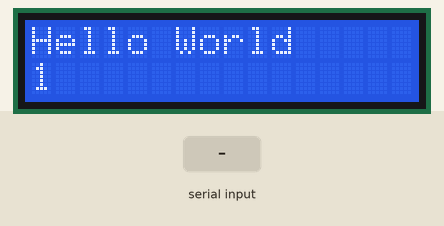
Recording of a sketch running on a simulated Arduino Uno, built with avr-gcc and run on an emulated ATmega328P. Parts: 16×2 character LCD. The inputs (shaded band) are chosen by the test bench.

Above: at 1.6 s.
1.7 s: "c" received over Serial
At 4.5 s:
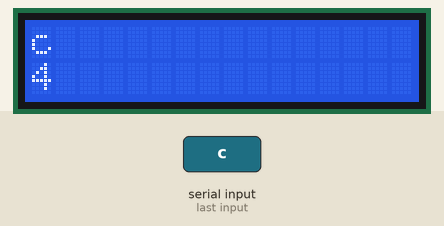
4.7 s: "C" received over Serial
At 7.5 s:
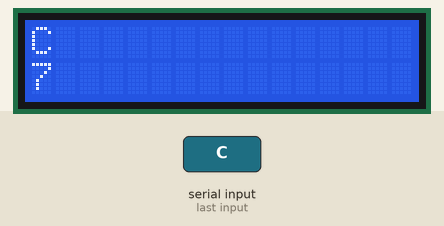
7.7 s: "r" received over Serial
At 10.5 s:
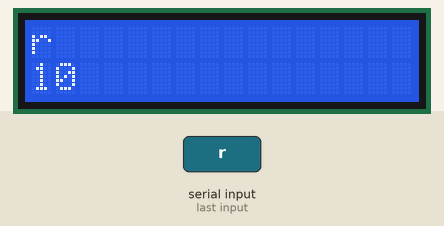
10.7 s: "R" received over Serial
At 13.5 s:
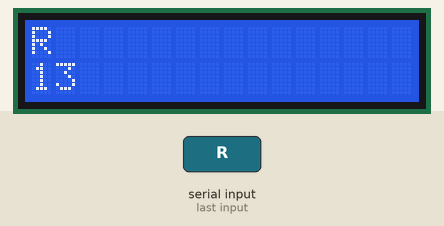
13.7 s: "m" received over Serial
At 16.5 s:
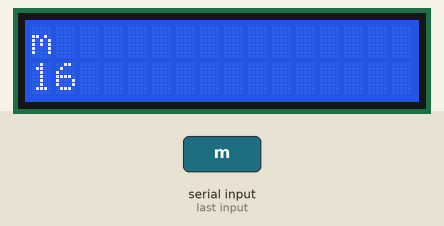
16.7 s: "M" received over Serial
At 18.8 s:
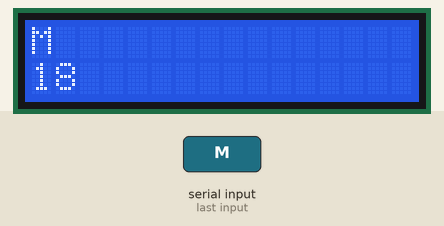
Timing chart, 0 to 20.3 s (numbered marks = the images above; inputs shaded):
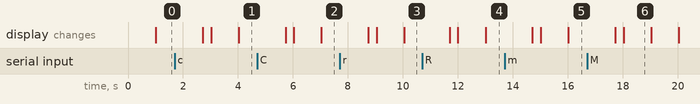

Measured:
- after the input at 1.7 s, the display: first changes after 1.0 s (image 1 shows a later state)
- after the input at 4.7 s, the display: first changes after 1.0 s (image 2 shows a later state)
- after the input at 7.7 s, the display: first changes after 1.0 s (image 3 shows a later state)
- after the input at 10.7 s, the display: first changes after 1.0 s (image 4 shows a later state)
- after the input at 13.7 s, the display: first changes after 1.0 s (image 5 shows a later state)
- after the input at 16.7 s, the display: first changes after 1.0 s (image 6 shows a later state)

The sketch:

HelloWorld.ino
```cpp
/*
 The circuit:
 * LCD RS pin to digital pin 12
 * LCD Enable pin to digital pin 11
 * LCD D4 pin to digital pin 5
 * LCD D5 pin to digital pin 4
 * LCD D6 pin to digital pin 3
 * LCD D7 pin to digital pin 2
 * LCD R/W pin to ground
 * LCD VSS pin to ground
 * LCD VCC pin to 5V
 * LCD VO pin to ground
 * LCD A pin to 5V
 * LCD K pin to ground
 */

#include <LiquidCrystal.h>

LiquidCrystal lcd(12, 11, 5, 4, 3, 2);

struct _message{
  String message;
  char command[2];
};

void stringToChar(String dataIn, char dataOut[], int lengthData){
  dataIn.toCharArray(dataOut, lengthData+1);
}

boolean isContainChar(char dataText[], char text){
  boolean isFound = false;
  for(int i=0;i<strlen(dataText);i++){
    if(dataText[i]==text){
      isFound=true;
      break;
    }
  }
  return isFound;
}

void splitCharCommand(char input[], char command[], char delimiter){
  int panjang = strlen(input);
  command[0] = input[panjang-1];
  command[1] = '\0';
}

_message *getData(String message){
  _message *data = NULL;

  int panjang = message.length();
  char buff[panjang+1];
  stringToChar(message, buff, panjang);
  if(isContainChar(buff, ':')){
    data = new _message;
    splitCharCommand(buff, data->command, ':');
    for(int i=0;i<panjang-2;i++){
      data->message += buff[i];
    }
    data->message[panjang-1] ='\0';
  }
  return data;
}

void setup() {
  // set up the LCD's number of columns and rows:
  lcd.begin(16, 2);
  // Print a message to the LCD.
  //lcd.print("hello, world!");
  Serial.begin(9600);
  lcd.setCursor(0,0);
  lcd.print("Hello World");
}

int lastTime = 0;
int time = 0;
int counter = 0;

String receivedText;

_message *data;
void loop() {
  if(Serial.available()){
    data = NULL;
    lcd.setCursor(0,0);
    receivedText = Serial.readString();
    data = getData(receivedText);
    if(data==NULL){
      lcd.clear();
      lcd.print(receivedText);
    }else{
      if(data->command[0]=='c' || data->command[0] == 'C'){
        lcd.clear();
      }else if(data->command[0]=='r' || data->command[0] == 'R'){
        lcd.clear();
        counter = -1;
        lcd.print(data->message);
      }else if(data->command[0]=='m' || data->command[0] == 'M'){
        lcd.clear();
        lcd.print(data->message);
      }
    }
  }
  // set the cursor to column 0, line 1
  // (note: line 1 is the second row, since counting begins with 0):
  lcd.setCursor(0, 1);

  time = millis()/1000;

  // print the number of seconds since reset:
  if(time!=lastTime){
    lastTime = time;
    counter++;
    lcd.print(counter);
  }
  delay(50);
}
```
